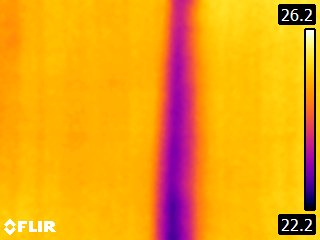
#> input picture uploads/44dd43af-5b82-4136-b09f-43e14efd6e7d.jpg, 320 x 240 px
$ python -i image_validator.py   (imports and definitions only)   (older library calls are emulated)
#> lines starting #> are read from the running program, lines starting #| are printed output that depends on the picture
#> further down, picture is the input picture: PIL image 320x240 RGB; mean R, G, B 239.5, 161.9, 21
import numpy as np
from PIL import Image
import cv2
import logging

logger = logging.getLogger(__name__)

def validate_thermal_image(pil_img, model_result=None):
    """
    Conservative multi-signal thermal image validator.
    Determines if pil_img is a valid thermal paddy leaf image.

    Returns tuple: (is_valid: bool, status_code: str, message: str)
    Status codes:
    - VALID_IMAGE
    - INVALID_FILE
    - INVALID_IMAGE
    - OOD_UNKNOWN_IMAGE
    """
    if pil_img is None:
        return False, "INVALID_FILE", "The uploaded file could not be decoded as a valid image."

    try:
        w, h = pil_img.size
#> w = 320; h = 240
    except Exception:
        return False, "INVALID_FILE", "Failed to read image dimensions."

    # 1. Image Geometry & Dimensions
    if w < 50 or h < 50:
        return False, "INVALID_FILE", "Image dimensions are too small (minimum 50x50 pixels required)."

    aspect = max(w / h, h / w)
#> aspect = 1.33
    if aspect > 5.0:
        return False, "INVALID_IMAGE", "Extreme aspect ratio detected (likely a web banner or document screenshot)."

    arr = np.array(pil_img.convert('RGB'))
    r, g, b = arr[:, :, 0], arr[:, :, 1], arr[:, :, 2]
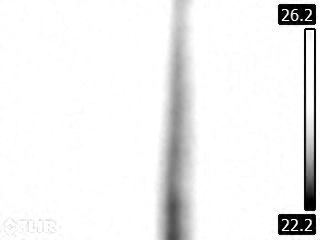
#> r: shape (240, 320); min 0, max 255, mean 239.5
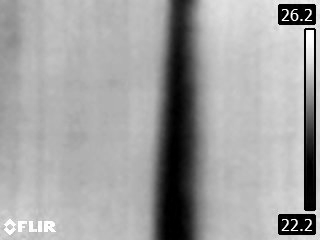
#> g: shape (240, 320); min 0, max 255, mean 161.9
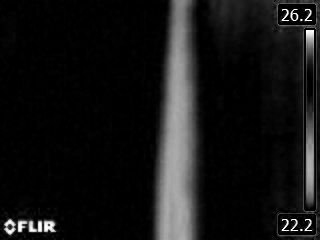
#> b: shape (240, 320); min 0, max 255, mean 21

    # 2. Digital UI / Code Screenshot Canvas Checks
    pure_white_pct = np.mean((r > 245) & (g > 245) & (b > 245)) * 100
#> pure_white_pct = 0.152
    mean_r, mean_g, mean_b = np.mean(r), np.mean(g), np.mean(b)
#> mean_r = 239.5; mean_g = 161.9; mean_b = 20.97

    # Light Mode UI / Document Screenshot (large white canvas background)
    if pure_white_pct > 25.0:
        return False, "INVALID_IMAGE", f"The uploaded image contains an excessive white document/UI canvas ({pure_white_pct:.1f}%)."

    # Dark Mode Code Editor / Terminal Screenshot Check (R, G, B means all < 75.0)
    if mean_r < 75.0 and mean_g < 75.0 and mean_b < 75.0:
        return False, "INVALID_IMAGE", f"Dark code editor/terminal screenshot detected (Mean RGB: {mean_r:.1f}, {mean_g:.1f}, {mean_b:.1f})."

    # 3. Daylight Visible-Light RGB Plant Photo Check
    # Standard daylight RGB plant photos have green heavily dominating over red & blue
    daylight_green_pct = np.mean((g > r * 1.15) & (g > b * 1.15)) * 100
#> daylight_green_pct = 0.305
    if daylight_green_pct > 55.0:
        return False, "OOD_UNKNOWN_IMAGE", "Standard daylight visible-light foliage detected. Please upload a thermal image of a paddy leaf."

    # 4. Thermal Texture & High-Frequency Noise Checks
    gray = cv2.cvtColor(arr, cv2.COLOR_RGB2GRAY)
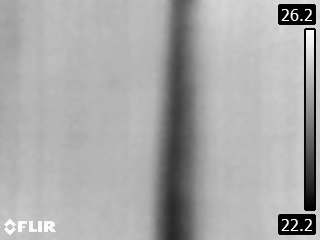
#> gray: shape (240, 320); min 0, max 255, mean 169
    laplacian_var = cv2.Laplacian(gray, cv2.CV_64F).var()
#> laplacian_var = 1582.9
    if laplacian_var > 35000.0:
        return False, "OOD_UNKNOWN_IMAGE", "High-frequency artificial noise image detected."

    # 5. Out-Of-Distribution Softmax Model Uncertainty Check
    if model_result:
        probs = model_result.get("probabilities", [])
        confidence = model_result.get("confidence", 0.0)
        if probs:
            probs_arr = np.array(probs)
            entropy = -float(np.sum(probs_arr * np.log2(probs_arr + 1e-12)))

            # Conservative OOD check: only reject if prediction distribution is extremely flat/uncertain AND confidence < 38%
            if entropy > 2.20 and confidence < 0.38:
                return False, "OOD_UNKNOWN_IMAGE", f"Prediction distribution is out-of-distribution (Entropy: {entropy:.2f})."

    return True, "VALID_IMAGE", "Valid thermal paddy leaf image."

>>> from PIL import Image
>>> picture = Image.open('../../uploads/44dd43af-5b82-4136-b09f-43e14efd6e7d.jpg')
>>> result = validate_thermal_image(picture)
#> result = (True, 'VALID_IMAGE', 'Valid thermal paddy leaf image.')
